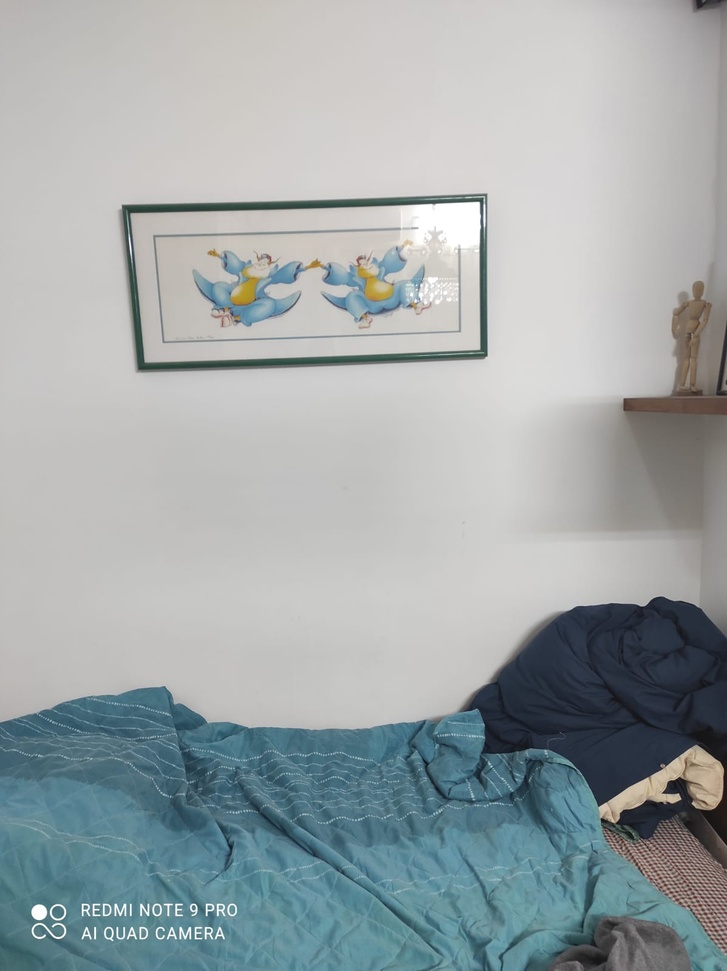
#> input picture DATA/bad1.jpeg, 727 x 971 px, shrunk from 1197 x 1600 before the run, found by its file name
$ python fit_frame_to_image.py
#> lines starting #> are read from the running program, lines starting #| are printed output that depends on the picture; after the words box and inside, x2 and y2 are one past the last pixel; in counts of white or black regions, pixels touching at a corner belong together
import cv2
import matplotlib.pyplot as plt

image = cv2.imread(r'C:\Users\eviatar\PycharmProjects\Picture-on-the-wall\DATA\bad1.jpeg')
#> image is the input picture: shape (971, 727, 3); mean B, G, R 168.4, 166.9, 159
original_image = image

gray = cv2.cvtColor(image, cv2.COLOR_BGR2GRAY)
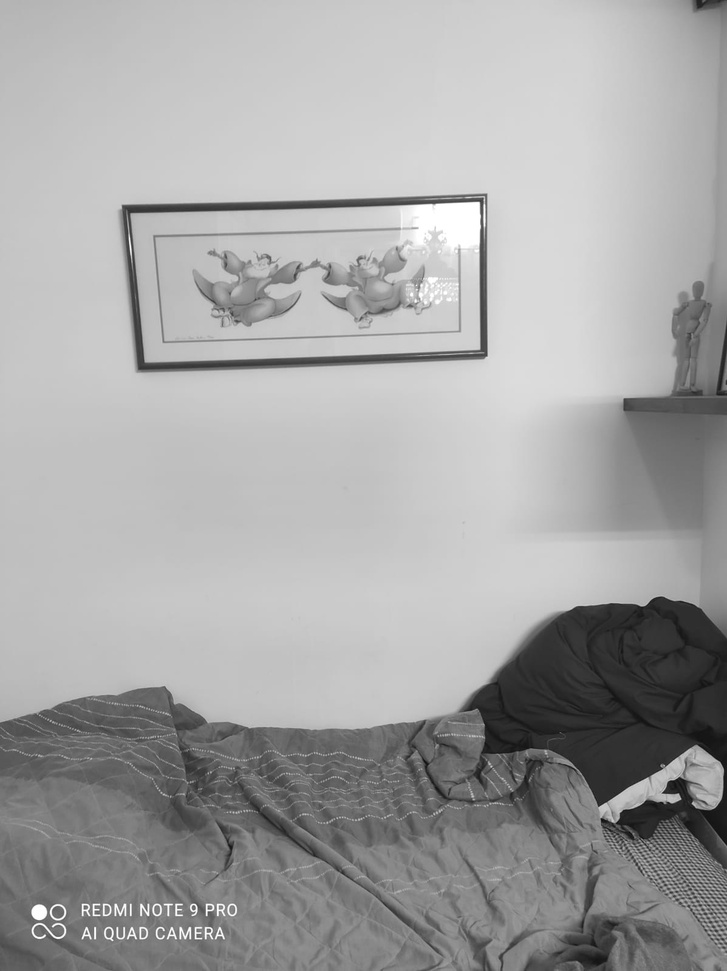
#> gray: shape (971, 727); min 9, max 255, mean 164.7

edges = cv2.Canny(gray, 50, 200)
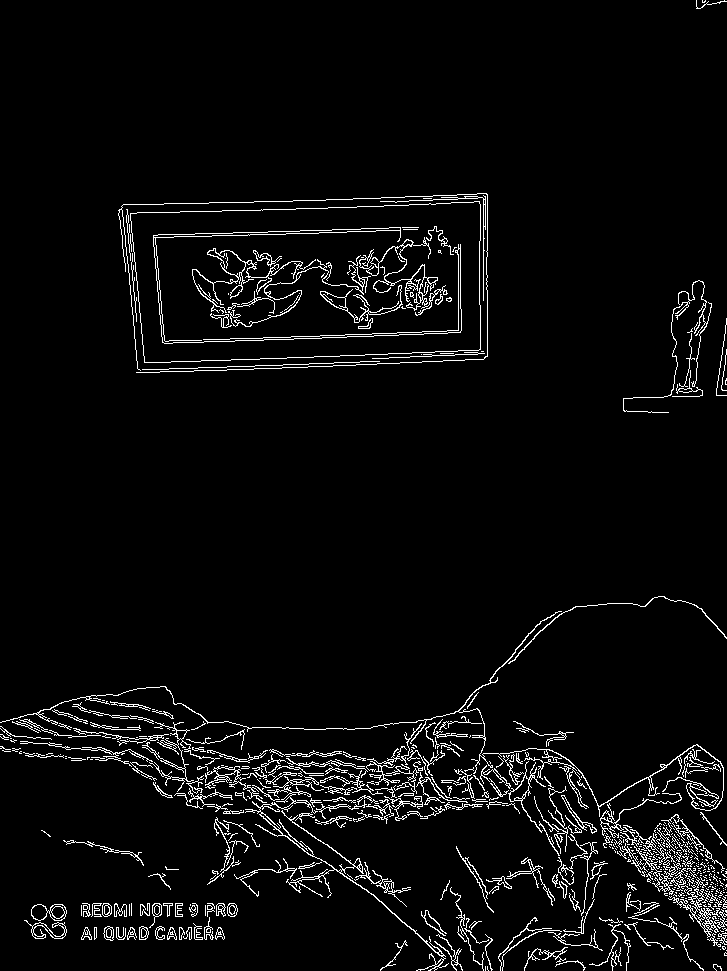
#> edges: shape (971, 727); 4.2% white in thin lines or dots
# ------------------------------------------------------------------------
plt.subplot(121), plt.imshow(image, cmap='gray')
plt.title('Original Image'), plt.xticks([]), plt.yticks([])
plt.subplot(122), plt.imshow(edges, cmap='gray')
plt.title('Edge Image'), plt.xticks([]), plt.yticks([])
plt.show()
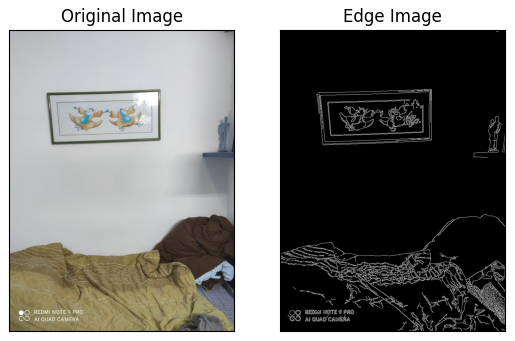
#> figure drawn by matplotlib, 2 panels; B, G, R data is drawn as R, G, B
# ------------------------------------------------------------------------

contours, hierarchy = cv2.findContours(edges.copy(), cv2.RETR_EXTERNAL, cv2.CHAIN_APPROX_NONE)
#> contours = 492 contours, 398 with area under 20; largest, box (x1, y1, x2, y2) and area: (130, 201, 481, 363) 50962, (245, 776, 449, 971) 574, (668, 877, 727, 938) 510, (0, 611, 724, 817) 446, (31, 904, 67, 921) 420

sorted_contours = sorted(contours, key=cv2.contourArea, reverse=False)
#> sorted_contours has the same summary as contours

smallest_item = sorted_contours[0]
#> smallest_item = [[487, 966], [487, 967], [487, 968], [487, 969], [488, 970], [487, 969], [487, 968], [487, 967]]

largest_item = sorted_contours[1]
#> largest_item = [[485, 966], [485, 967], [485, 968], [485, 969], [485, 970], [485, 969], [485, 968], [485, 967]]

# largest item
M = cv2.moments(largest_item)
#> M = moments, m00 0

x, y, w, h = cv2.boundingRect(largest_item)
#> x = 485; y = 966; w = 1; h = 5

xcoordinate1 = x
#> xcoordinate1 = 485

xcoordinate2 = x + w
#> xcoordinate2 = 486

#> (the run stopped early here; a loop or call above may not have finished)

$ run again, with DATA/bad2.jpeg copied over DATA/bad1.jpeg
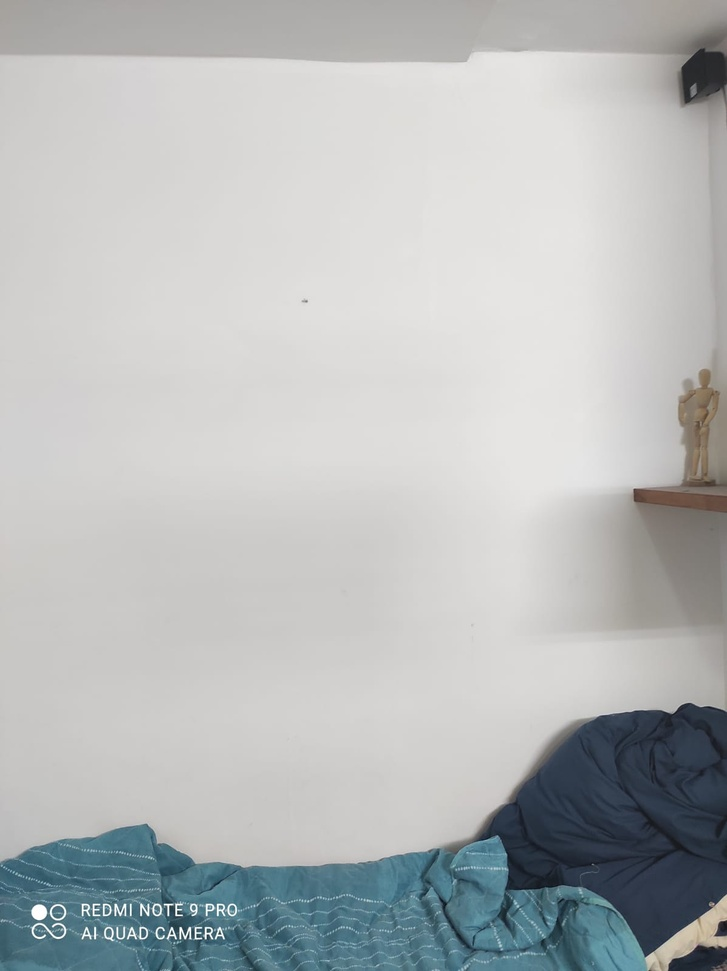
#> input picture DATA/bad2.jpeg, 727 x 971 px, shrunk from 1197 x 1600 before the run, found by its file name
#> image is the input picture: shape (971, 727, 3); mean B, G, R 186.2, 186, 182.8
#> `edges = cv2.Canny(gray, 50, 200)`:
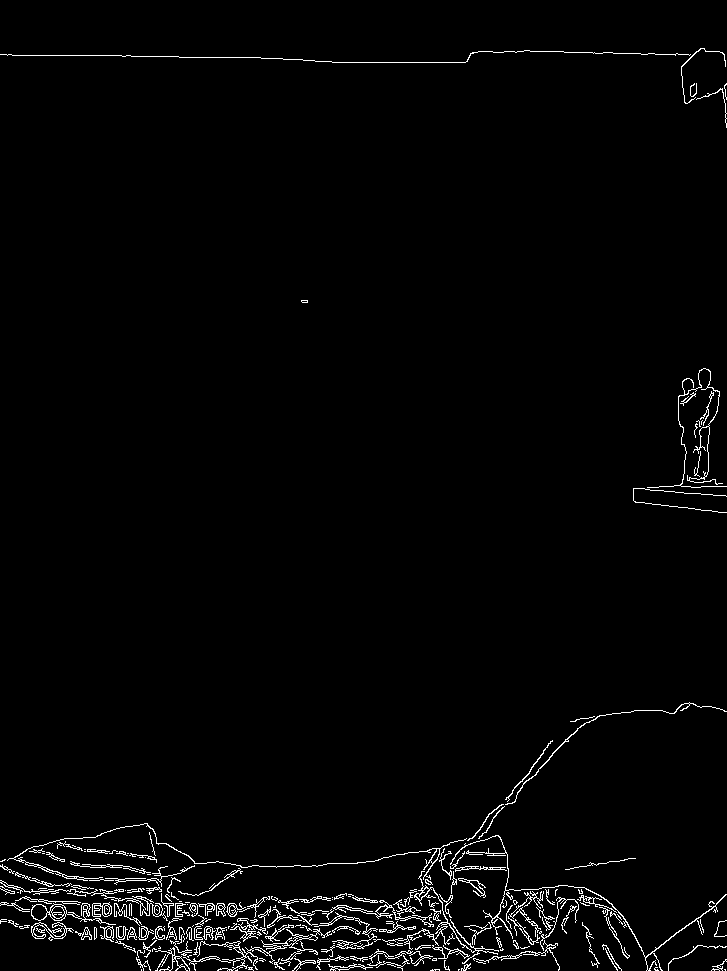
#> edges: shape (971, 727); 2.1% white in thin lines or dots
#> `plt.show()`:
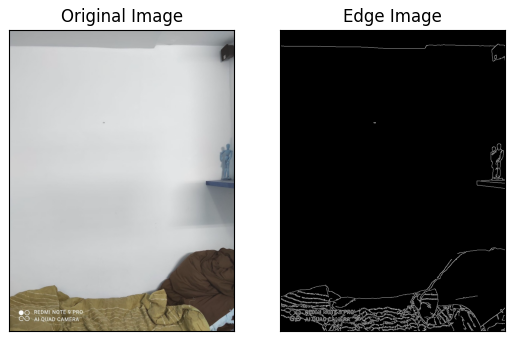
#> figure drawn by matplotlib, 2 panels; B, G, R data is drawn as R, G, B
#> contours = 227 contours, 151 with area under 20; largest, box (x1, y1, x2, y2) and area: (31, 903, 116, 925) 480, (197, 928, 332, 971) 324, (7, 823, 467, 881) 246, (31, 922, 74, 941) 200, (450, 835, 727, 971) 190
#> sorted_contours has the same summary as contours
#> smallest_item = [[141, 969], [141, 970]]
#> largest_item = contour of 18 points, box (x1, y1, x2, y2) (476, 961, 486, 964), area 0
#> M = moments, m00 0
#> x = 476; y = 961; w = 10; h = 3
#> xcoordinate1 = 476
#> xcoordinate2 = 486

$ run again, with DATA/books2.jpeg copied over DATA/bad1.jpeg
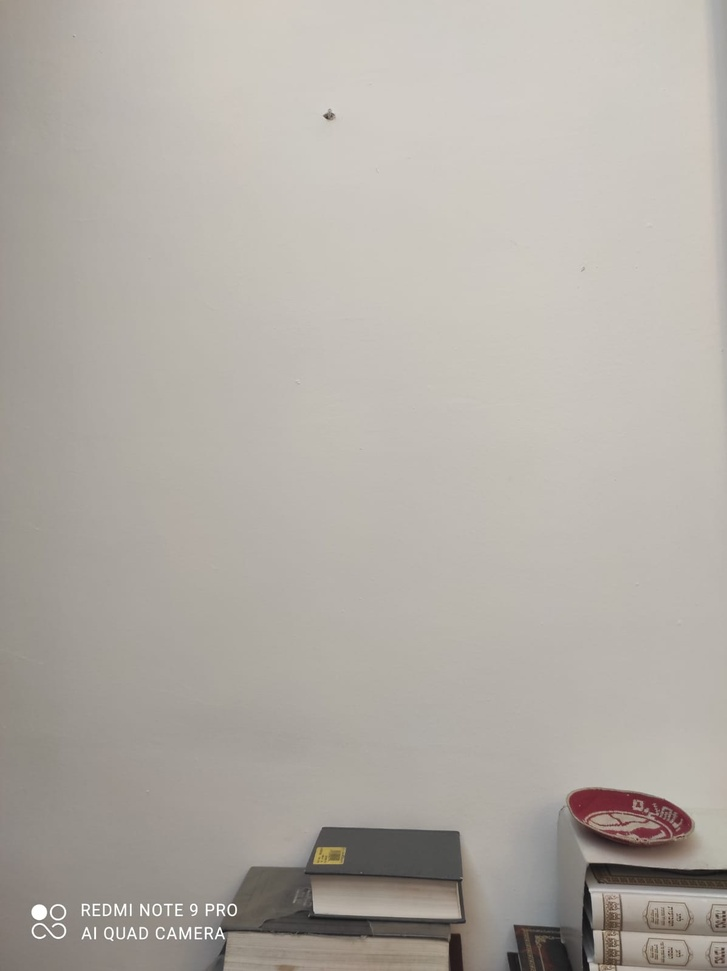
#> input picture DATA/books2.jpeg, 727 x 971 px, shrunk from 1197 x 1600 before the run, found by its file name
#> image is the input picture: shape (971, 727, 3); mean B, G, R 165.8, 172.6, 177.9
#> `edges = cv2.Canny(gray, 50, 200)`:
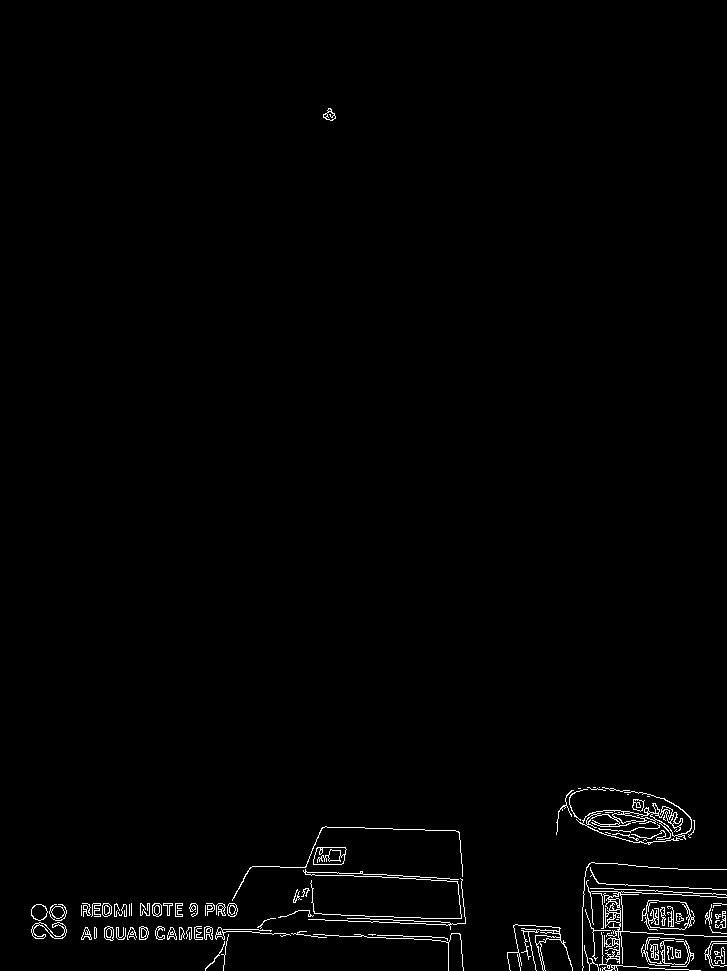
#> edges: shape (971, 727); 1.2% white in thin lines or dots, all inside (x1, y1, x2, y2) = (31, 108, 727, 971)
#> `plt.show()`:
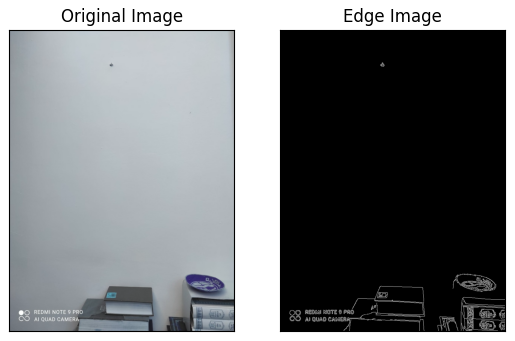
#> figure drawn by matplotlib, 2 panels; B, G, R data is drawn as R, G, B
#> contours = 102 contours, 69 with area under 20; largest, box (x1, y1, x2, y2) and area: (641, 900, 695, 931) 1123, (576, 791, 692, 845) 770, (313, 847, 347, 865) 506, (586, 880, 727, 964) 477, (507, 924, 573, 971) 224
#> sorted_contours has the same summary as contours
#> smallest_item = [[600, 968], [600, 969], [600, 970], [600, 969]]
#> largest_item = contour of 42 points, box (x1, y1, x2, y2) (648, 963, 670, 966), area 0
#> M = moments, m00 0
#> x = 648; y = 963; w = 22; h = 3
#> xcoordinate1 = 648
#> xcoordinate2 = 670
